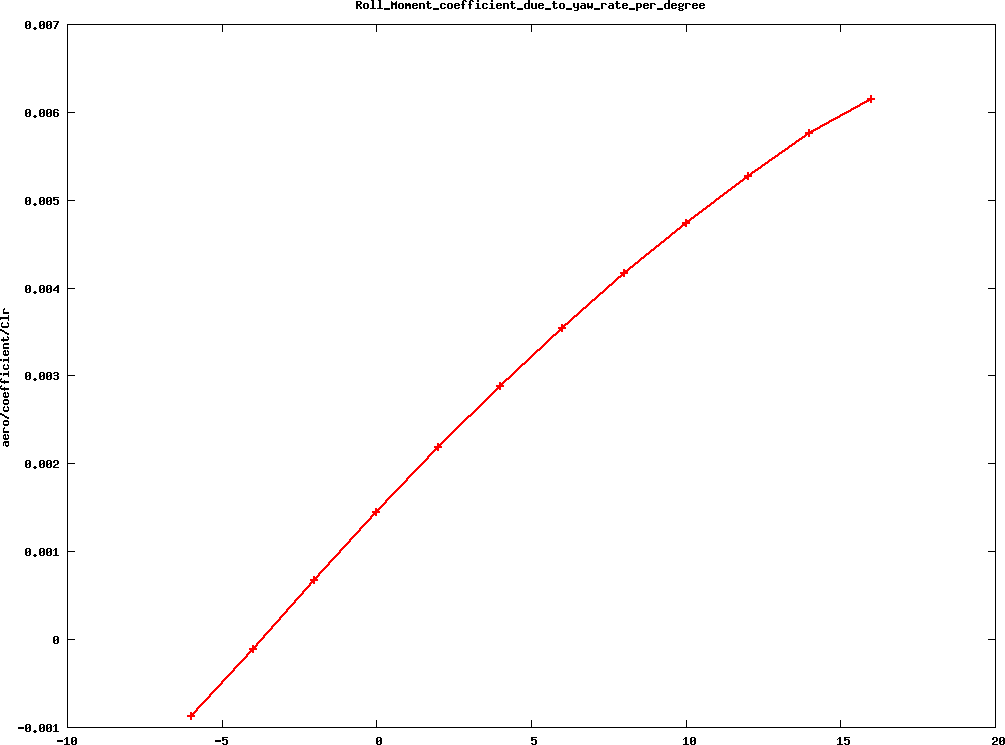

Generate this figure with gnuplot:
#! gnuplot 
set title "Roll_Moment_coefficient_due_to_yaw_rate_per_degree"
set xlabel ""
set ylabel "aero/coefficient/Clr"
set term png medium size 1024,768 crop
unset key

set out 'Roll_Moment_coefficient_due_to_yaw_rate_per_degree.png'
plot \
'Roll_Moment_coefficient_due_to_yaw_rate_per_degree.dat' w linespoints lw 2
set out
set term png medium size 1024,768 crop
